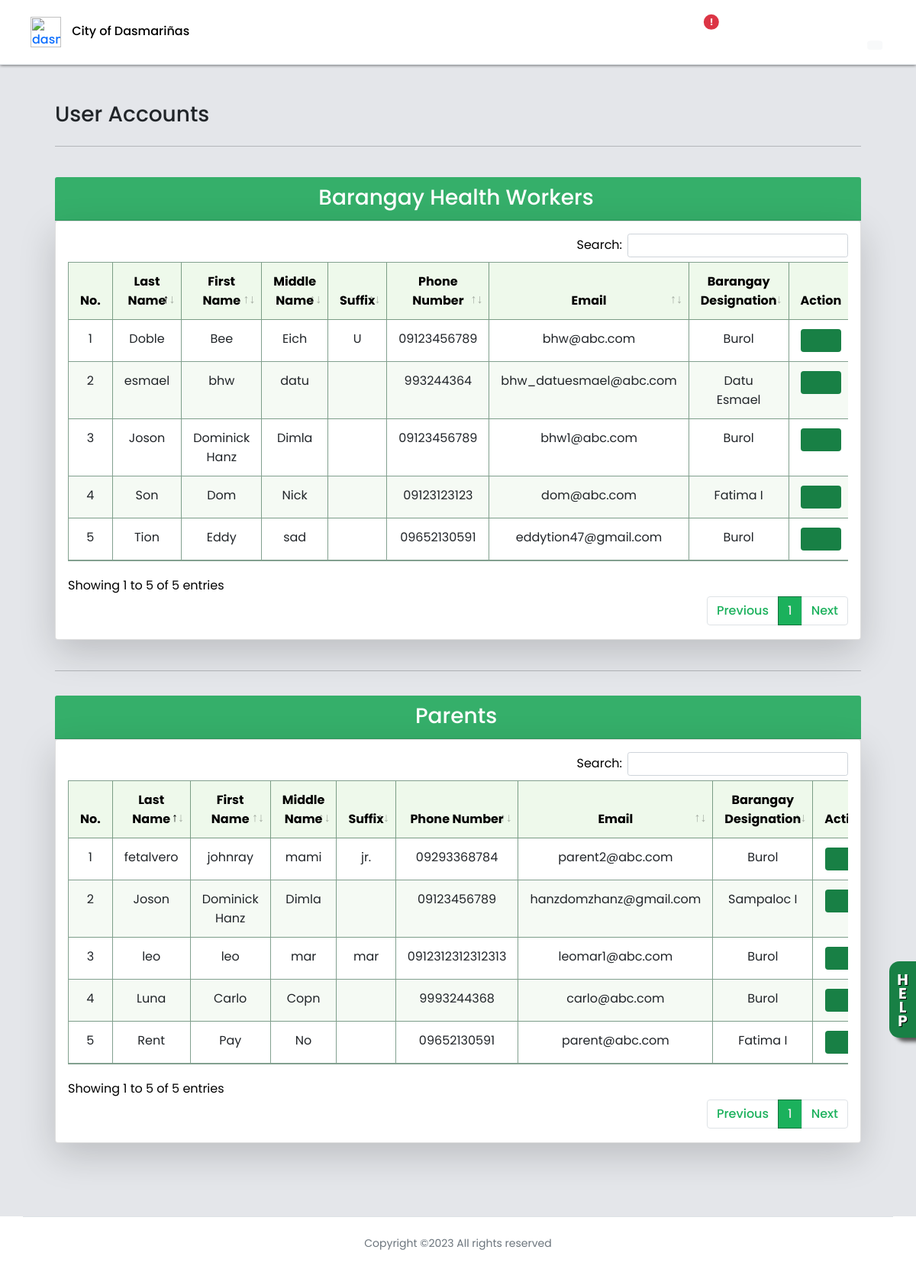
/auseraccounts (signed in), run on the app's committed database.
### profilingApp/models.py (models this page shows, shortened)
class BarangayHealthWorker(Model):
    user = models.OneToOneField(CustomUser, on_delete=CASCADE, primary_key=True)
    is_validated = models.BooleanField(default=False)
    bhw_barangay = models.ForeignKey(Barangay, on_delete=CASCADE)
    history = HistoricalRecords()

class CustomUser(AbstractUser):
    USER_TYPE = [('Choose User Type', 'Choose User Type'),
                 ('Admin', 'Administrator'),
                 ('BHW', 'Barangay Health Worker'),
                 ('P/G', 'Parent/Guardian')]
    username = None
    email = models.EmailField(_('email address'), unique=True)
    user_type = models.CharField(max_length=100, choices=USER_TYPE)
    middle_name = models.CharField(max_length=100, null=True)
    suffix_name = models.CharField(max_length=100, null=True, blank=True)
    phone_num = models.CharField(max_length=100, null=True)
    history= HistoricalRecords()
    USERNAME_FIELD = 'email'
    REQUIRED_FIELDS = []
    objects = CustomUserManager()

class Barangay(Model):
    brgy_name = models.CharField(max_length=500)
    brgy_phone = models.CharField(max_length=100, null=True, blank=True)
    brgy_address = models.CharField(max_length=500, null=True, blank=True)
    def __str__(self) -> str:
        return f'{self.brgy_name}'

class Parent(Model):
    user = models.OneToOneField(CustomUser, on_delete=CASCADE, primary_key=True)
    barangay = models.ForeignKey(Barangay, on_delete=CASCADE)

### profilingApp/views.py (the view)
# urls.py: path('auseraccounts', views.admin_userAccounts, name='admin_userAccounts'),
@login_required(login_url='login_registration')
def admin_userAccounts(request):
    if request.user.is_authenticated and request.user.user_type == 'Admin':
        all_bhw = BarangayHealthWorker.objects.all()
        all_parents = Parent.objects.all()
        invalidated_status = BarangayHealthWorker.objects.filter(
            is_validated=False).count()
        context = {'bhws': all_bhw,
                    'invalidated_count': invalidated_status,
                   'parents' : all_parents}
        return render(request, 'activities/Admin - User accounts.html', context)

### profilingApp/templates/activities/Admin - User accounts.html (shortened to what this page needs)
{% extends 'activities/Admin Home.html' %}
{% load static %}
{% block dashboard %}
</head>
<body>
<header>
    <div class="site-header">
    <nav class="navbar fixed-top index__navbar scrolled border-bottom"
    style=" padding-left:3%; padding-right:3%;">
        <div class="flex-fill p-1 py-1">
            <div id="mobileNav" class="d-flex align-items-center justify-content-between">
                <div>
                    <a href="#" class="name" style="text-decoration: none;">
                        <img id="adminIcon" class="navbar-icon" src="{% static '/Media/avatar.png' %}" alt="dasma-logo">
                        <span id="adminHidetitle" class="brand__name" style="color:rgb(0, 0, 0); margin-left:10px;">City of Dasmariñas</span>
                    </a>
                </div>
                <div class="menu" id="navLinks">
                    <ul id="nav" class="nav text-small">
                        <li>
                            <a href="{% url 'admin_home' %}" class="nav-link"data-toggle="tooltip" data-bs-placement="bottom" data-bs-offset="0,7"
                            title="Admin Home">
                            <i id="navIcon" class="fa fa-fw fa-home" style="font-size: 24px;"></i>
                            </a>
                        </li>
                        <li>
                            <a href="{% url 'admin_home2' %}" class="nav-link" data-toggle="tooltip" data-bs-placement="bottom" data-bs-offset="0,7"
                            title="Preschooler Status">
                            <i id="navIcon" class="fa fa-3x fa-fw fa-id-card " style="font-size: 24px;"></i>
                            </a>
                        </li>
                        <li>
                            <a href="{% url 'admin_barangay' %}" class="nav-link" data-toggle="tooltip" data-bs-placement="bottom" data-bs-offset="0,7"
                            title="List of Barangay">
                            <i id="navIcon" class="fa fa-3x fa-fw fas fa-landmark " style="font-size: 24px;"></i>
                            </a>
                        </li>
                        <li>
                            {% if invalidated_count > 0 %}
                            <a href="{% url 'bhw_validation' %}" class="nav-link"  data-toggle="tooltip" data-bs-placement="bottom" data-bs-offset="0,7"
                                title="BHW Validation" >
                                <i id="navIcon" class="fa fa-fw fa-user-md" style="font-size: 24px;"></i>
                                <span class="position-absolute top-25 start-75 translate-middle badge rounded-pill bg-danger">
                                    !
                                </span></a>
                            {% endif %}
                        </li>
                        <li>
                            <a href="{% url 'admin_userAccounts' %}"  style="color:rgb(27, 177, 92) !important;" class="nav-link" data-toggle="tooltip" data-bs-placement="bottom" data-bs-offset="0,7"
                            title="User Accounts">
                            <i id="navIcon" class="fa fa-3x fa-fw fas fa-users " style="font-size: 24px;"></i>
                            </a>
                        </li>
                        <li>
                            <a href="{% url 'admin_historyLogs' %}" class="nav-link" data-toggle="tooltip" data-bs-placement="bottom" data-bs-offset="0,7"
                            title="History Logs">
                            <i id="navIcon" class="fa fa-3x fa-fw fas fa-clipboard-list " style="font-size: 24px;"></i>
                            </a>
                        </li>
                        <li>
                            <a id="navIcon" class="btn nav-link position-relative" id="dropdownUser1" data-bs-toggle="dropdown" data-toggle="tooltip" data-bs-placement="bottom" data-bs-offset="0,7"
                            title="User Settings" aria-expanded="false">
                                <i class="fa fa-fw fa-user-cog bi" style="font-size: 24px;"></i>
                                <span class="position-absolute top-100 start-75 translate-middle badge rounded-pill text-dark" style="border-radius: 50%;">
                                    <i class="fa fa-lg fa-fw fa-caret-down bg-light" style="border-radius: 25%; margin-bottom: 15px;"></i>
                                </span></a>
                        </li>
                    </ul>
                </div>
            </div>
        </div>
    </nav>
    </div>
</header>
<div id="grid" class="container-fluid" style="padding:3%; margin: top 65px;">
    <div class="container-grid">
        <div class="">
            <div class="row">
                <div class="col">
                    <h3 style="text-align:left;">User Accounts</h3>
                </div>
            </div>
        <hr>
        <br>
        </div>
    </div>
    <div class="text-black">
        <div class="row">
            <div class="col">
                <div class="card-header">
                    <h3> Barangay Health Workers</h3>
                </div>
                <div class="card shadow-lg p-3 bg-white rounded" >
                    <div class="table-responsive" >
                        <table class="table table-hover table-cell-border" id="BHWuser_table" >
                            <thead>
                                <tr>
                                    <th scope="col" class="text-center">No.</th>
                                    <th scope="col" class="text-center">Last Name</th>
                                    <th scope="col" class="text-center">First Name</th>
                                    <th scope="col" class="text-center">Middle Name</th>
                                    <th scope="col" class="text-center">Suffix</th>
                                    <th scope="col" class="text-center">Phone Number</th>
                                    <th scope="col" class="text-center">Email</th>
                                    <th scope="col" class="text-center">Barangay Designation</th>
                                    <th scope="col" class=" text-center">Action</th>
                                </tr>
                            </thead>
                            <tbody>
                                {% for bhw in bhws %}
                                <tr>
                                    <td class="text-center"></td>
                                    <td class="text-center">{{ bhw.user.last_name }}</td>
                                    <td class="text-center">{{ bhw.user.first_name }}</td>
                                    <td class="text-center">{{ bhw.user.middle_name }}</td>
                                    <td class="text-center">{{ bhw.user.suffix_name }}</td>
                                    <td class="text-center">{{ bhw.user.phone_num}}</td>
                                    <td class="text-center">{{ bhw.user.email }}</td>
                                    <td class="text-center">{{ bhw.bhw_barangay }}</td>
                                    <td>
                                        <div class="text-center">
                                        <a href="{% url 'set_pass' bhw.user.id %}"><button type="button" style="background-color: #188045; color: #ffffff;" class="btn hoverableButton" title="Reset password"><i class="fa fa-lg fa-fw fa-key"></i></button></a>
                                        </div>
                                    </td>
                                </tr>
                                {% endfor %}
                            </tbody>
                        </table>
                    </div>
                </div>
            </div>
        </div>
    </div>
    <br>
    <hr>
    <div class="text-black pt-3">
        <div class="row">
            <div class="col">
                <div class="card-header">
                    <h3>Parents</h3>
                </div>
                <div class="card shadow-lg p-3 bg-white rounded" >
                    <div class="table-responsive" >
                        <table class="table table-hover table-cell-border" id="parentUser_table" >
                            <thead>
                                <tr>
                                    <th scope="col" class="text-center">No.</th>
                                    <th scope="col" class="text-center">Last Name</th>
                                    <th scope="col" class="text-center">First Name</th>
                                    <th scope="col" class="text-center">Middle Name</th>
                                    <th scope="col" class="text-center">Suffix</th>
                                    <th scope="col" class="text-center">Phone Number</th>
                                    <th scope="col" class="text-center">Email</th>
                                    <th scope="col" class="text-center">Barangay Designation</th>
                                    <th scope="col" class="nosort text-center">Action</th>
                                </tr>
                            </thead>
                            <tbody>
                                {% for parent in parents %}
                                <tr>
                                    <td class="text-center"></td>
                                    <td class="text-center">{{ parent.user.last_name }}</td>
                                    <td class="text-center">{{ parent.user.first_name }}</td>
                                    <td class="text-center">{{ parent.user.middle_name }}</td>
                                    <td class="text-center">{{ parent.user.suffix_name }}</td>
                                    <td class="text-center">{{ parent.user.phone_num }}</td>
                                    <td class="text-center">{{ parent.user.email }}</td>
                                    <td class="text-center">{{ parent.barangay }}</td>
                                    <td style="text-align: center;">
                                        <div class="text-center">
                                            <a href="{% url 'set_pass' parent.user.id %}"><button type="button" style="background-color: #188045; color: #ffffff;" class="btn hoverableButton" title="Reset password"><i class="fa fa-lg fa-fw fa-key"></i></button></a>
                                        </div>
                                    </td>
                                </tr>
                                {% endfor %}
                            </tbody>
                        </table>
                    </div>
                </div>
            </div>
        </div>
    </div>
</div>
{% endblock %}

### profilingApp/templates/activities/Admin Home.html (shortened to what this page needs)
{% load static %}
<html lang="en">
<head>
     <link rel="stylesheet" href="{% static '/CSS/DataTables/datatables.min.css' %}">
     <link rel="stylesheet" href="{% static '/CSS/styles.css' %}">
     <link rel="stylesheet" href="{% static '/CSS/font-awesome/css/all.min.css' %}">
     <link rel="stylesheet" href="{% static '/CSS/css/bootstrap.min.css' %}">
    {% block dashboard%}{% endblock %}
<label class="help-container"  for="helpCheckBox" >
    <label class="button helpIconButton hoverableButton" for="helpCheckBox">
    <h5 class="text-white fw-bold textShadow rotateText">HELP</h5>
    </label>
</label>
<div class="footer text-muted">
  <div class="container">
      <div class="row text-center align-items-center">
              <div class="border-top p-4">
                  <p class="copyright"><small>
                  Copyright ©<script>document.write(new Date().getFullYear());</script> All rights reserved
                  </small>
                  </p>
              </div>
      </div>
  </div>
</div>
</body>
</html>

### data on the page
BarangayHealthWorker: user.last_name "Tion", user.first_name "Eddy", user.middle_name "sad", user.phone_num "09652130591", user.email "eddytion47@gmail.com", bhw_barangay "Burol"
BarangayHealthWorker: user.last_name "Son", user.first_name "Dom", user.middle_name "Nick", user.phone_num "09123123123", user.email "dom@abc.com", bhw_barangay "Fatima I"
BarangayHealthWorker: user.last_name "Doble", user.first_name "Bee", user.middle_name "Eich", user.suffix_name "U", user.phone_num "09123456789", user.email "bhw@abc.com", bhw_barangay "Burol"
BarangayHealthWorker: user.last_name "Joson", user.first_name "Dominick Hanz", user.middle_name "Dimla", user.phone_num "09123456789", user.email "bhw1@abc.com", bhw_barangay "Burol"
BarangayHealthWorker: user.last_name "esmael", user.first_name "bhw", user.middle_name "datu", user.phone_num "993244364", user.email "bhw_datuesmael@abc.com", bhw_barangay "Datu Esmael"
Parent: user.last_name "Rent", user.first_name "Pay", user.middle_name "No", user.phone_num "09652130591", user.email "parent@abc.com", barangay "Fatima I"
Parent: user.last_name "fetalvero", user.first_name "johnray", user.middle_name "mami", user.suffix_name "jr.", user.phone_num "09293368784", user.email "parent2@abc.com", barangay "Burol"
Parent: user.last_name "Joson", user.first_name "Dominick Hanz", user.middle_name "Dimla", user.phone_num "09123456789", user.email "hanzdomzhanz@gmail.com", barangay "Sampaloc I"
Parent: user.last_name "leo", user.first_name "leo", user.middle_name "mar", user.suffix_name "mar", user.phone_num "0912312312312313", user.email "leomar1@abc.com", barangay "Burol"
Parent: user.last_name "Luna", user.first_name "Carlo", user.middle_name "Copn", user.phone_num "9993244368", user.email "carlo@abc.com", barangay "Burol"
